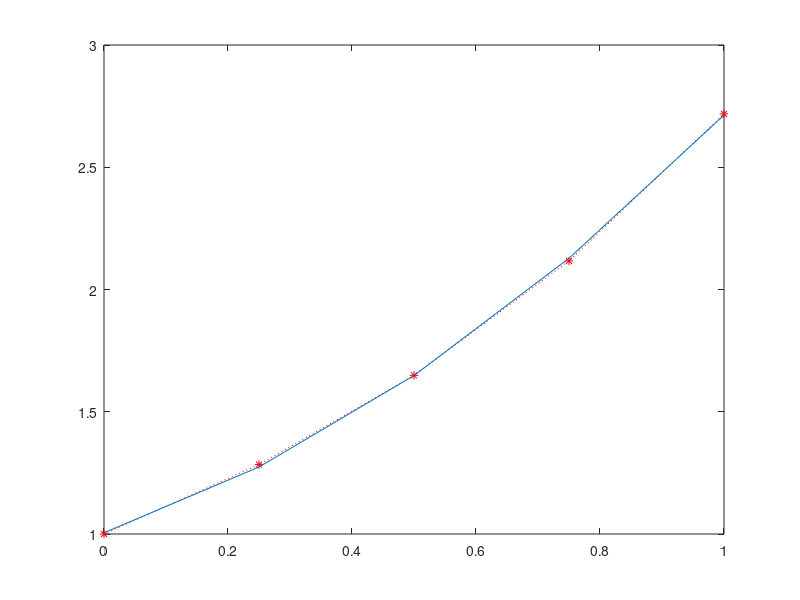

This chart was generated by the following MATLAB code:
X=[0 0.25 0.5 0.75 1.0 ];
Y=[1 1.284 1.6487 2.117 2.7183 ];
plot(X,Y,'r:*' )
Z=polyfit(X,Y,2)
W=polyval(Z,X)
hold on
plot(X,W)
%plot(X,ans)